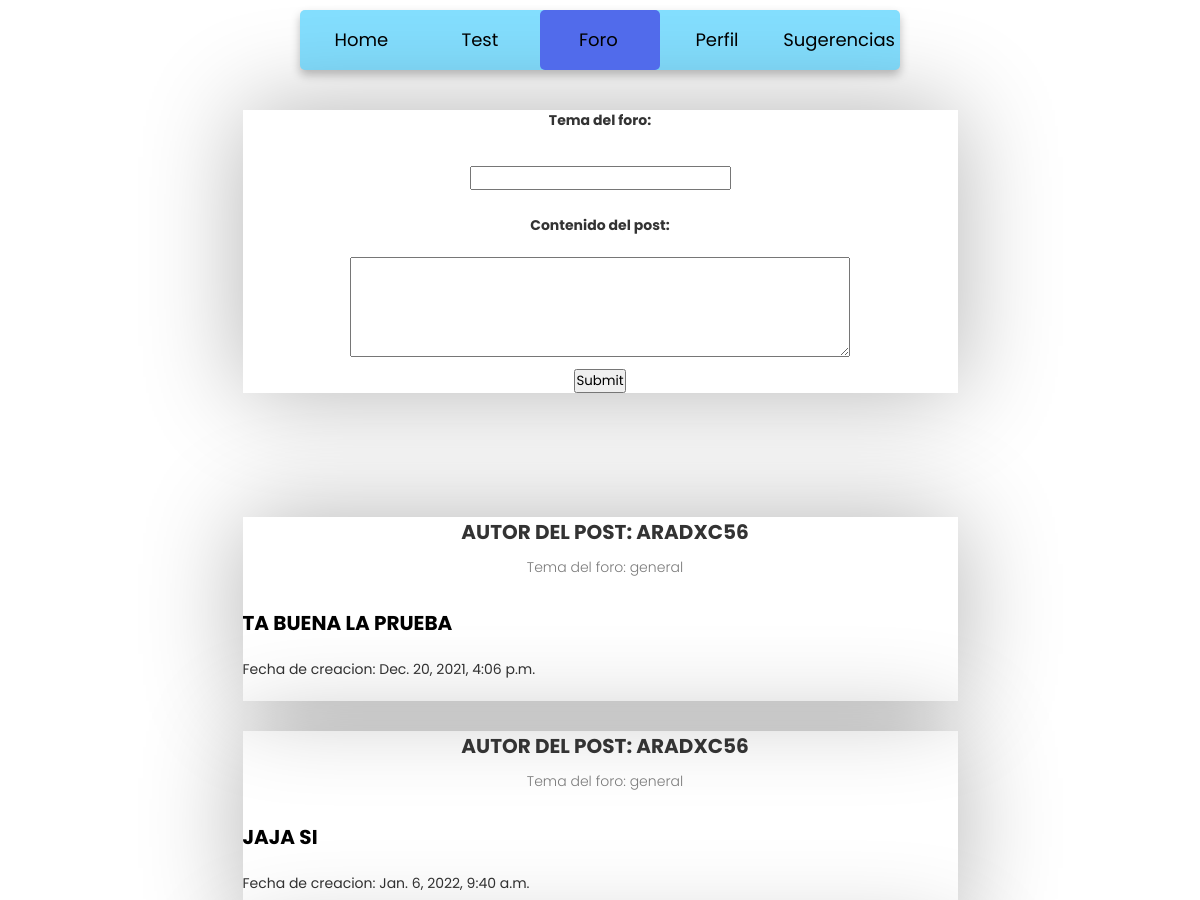
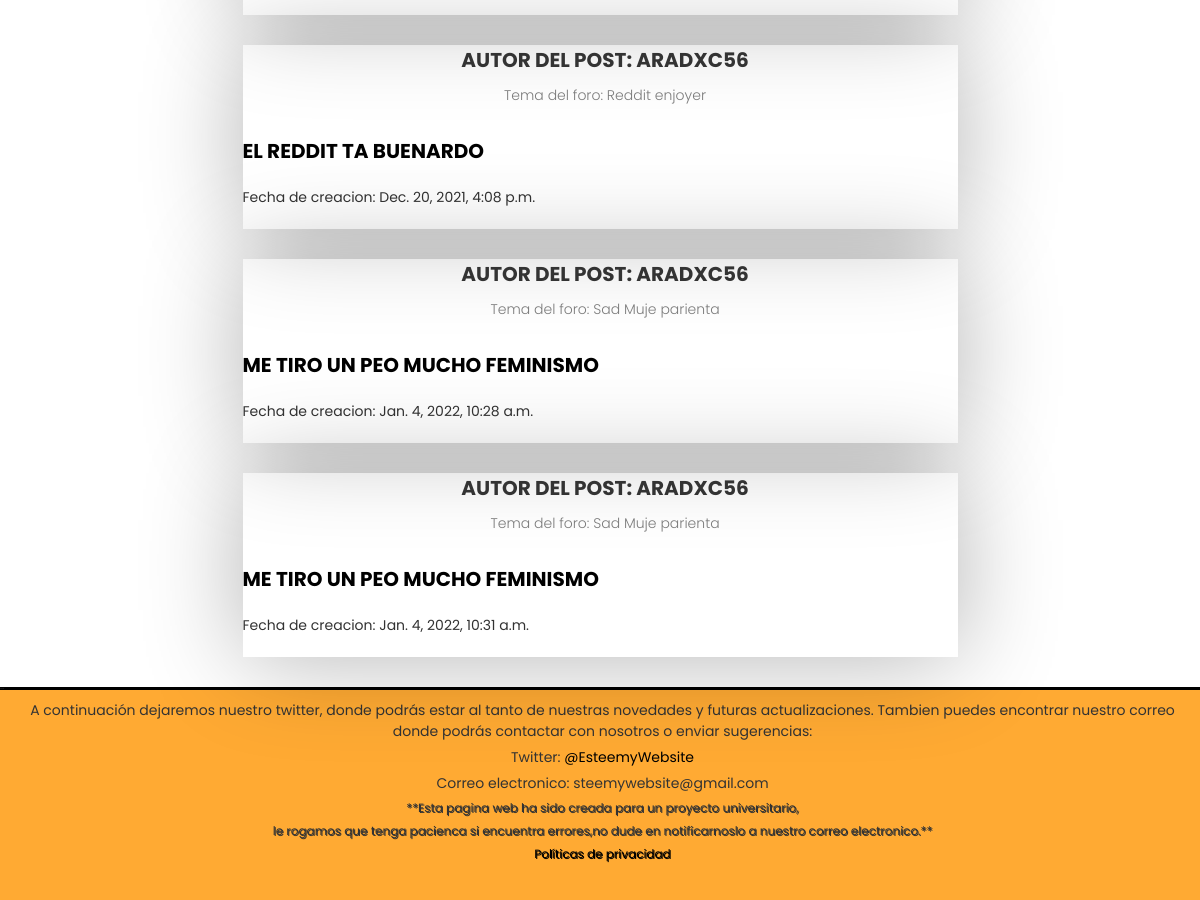
The page /foro/ (signed in) on the database its author committed (2 pictures, top to bottom).
### app/models.py (models this page shows)
class Post(models.Model):
    post_id = models.AutoField(primary_key=True)
    author  = models.ForeignKey(User, on_delete=models.CASCADE)
    content = models.CharField(max_length=1440) #280 * 4 (tamaño Twitter * 5)
    topic = models.CharField(max_length =30, default = 'general' )
    post_date = models.DateTimeField(default=timezone.now)
    def __lt__(self, Post ):#Overload del operador < para hacer el sort mediante list.sort()==> O( n* log n )
        return self.post_date < Post.post_date

### app/views.py (the view)
# urls.py: path('foro/', views.foro),
def foro(request):
    if request.user.is_authenticated:
        if request.method == 'POST':
            input = request.POST #guarda el contenido
            p = Post(author=request.user, content=input['content'], topic=input['topic'])
            p.save()#Se guardan los datos y se redirige al home donde se ven los post
            posts = sorted(Post.objects.all())#Catch de todas las querys de la DB
            topics = []
            for i in posts:
                if i.topic not in topics:
                    topics.append(i.topic)
            final_list = []
            for i in topics:
                for j in sorted(Post.objects.all().filter(topic=i)):
                    final_list.append(j)
            return render(request,'foro.html',{'db':final_list,'tema':topics})#le pasamos la base de datos en el context para que la muestre
        elif request.method == 'GET':
            posts = sorted(Post.objects.all())#Catch de todas las querys de la DB
            topics = []
            for i in posts:
                if i.topic not in topics:
                    topics.append(i.topic)
            final_list = []
            for i in topics:
                for j in sorted(Post.objects.all().filter(topic=i)):
                    final_list.append(j)
            return render(request,'foro.html',{'db':final_list,'tema':topics})
        return render (request, 'foro.html')
    else:
        redirect('http://127.0.0.1:8000/index/')

### app/templates/foro.html (shortened to what this page needs)
<!DOCTYPE html>{%load static%}
<html lang="en" dir="ltr">
  <head>
    <link rel="stylesheet" href="{% static 'style.css' %}">
    <link rel="stylesheet" href="{% static 'profile-card.css' %}">
     </head>
<header>
  <div class="container">
    <nav>
      <div class="slider"></div>
      <label class="home" for="home">
      <a href="http://127.0.0.1:8000/home">
      Home
      </a>
      </label>
      <label class="test" for="test">
      <a href="http://127.0.0.1:8000/poll/">
      Test
      </a>
      </label>
      <label class="foro" for="foro">
      <a href="http://127.0.0.1:8000/foro">
      Foro
      </a>
      </label>
      <label class="perfil" for="perfil">
      <a href="http://127.0.0.1:8000/perfil">
      Perfil
      </a>
      </label>
      <label class="sugerencias" for="sugerencias">
        <a href="http://127.0.0.1:8000/contenido_interes">
      Sugerencias
      </a>
      </label>
    </nav>
  </div>
</header>
<body>
  <center>
  <div class="card" style="height: 50%;">
    <form action="" method="post">{% csrf_token %}
      <h4>Tema del foro: </h4><br>
      <h1>
          <input type = "text" name="topic">
      </h1>
      <br>
      <h4>Contenido del post: </h4><br>
      <h1>
          <textarea type = "text" name="content" style="height: 100px; width: 500px;"></textarea>
      </h1>
    <input type="submit">
    </form>
  </div>
  </center>
  <br><br><br><br>
  {% for i in db %} {% comment "db tiene que pasarse con el context " %}{% endcomment %}
  <div class="card" style="height: 50%;">
    <div class="card-body">
      <h2 class="name">Autor del post: {{ i.author }} </h2>
      <div class="bio">Tema del foro: {{i.topic}}</div>
    </div>
    <br>
       <div class="name" style="size: 50%;"><A>{{i.content}}</A></div>
    <br>
      Fecha de creacion: {{i.post_date}}
    <br><br>
  </div>
  {% endfor %}
  <p class="separador">aaa</p>
  <div class="abajo">
   <p class="texto_abajo" style="text-align: center;"> A continuación dejaremos nuestro twitter, donde podrás estar al tanto de nuestras novedades y futuras actualizaciones. Tambien puedes encontrar nuestro correo donde podrás contactar con nosotros o enviar sugerencias:</p>
   <p class="texto_abajo" style="text-align: center;">Twitter:
     <a href="https://twitter.com/EsteemyWebsite">
      @EsteemyWebsite
       </a> </p>
   <p class="texto_abajo" style="text-align: center;">Correo electronico: steemywebsite@gmail.com</p>
   <p class="letra_pequeña texto_abajo">**Esta pagina web ha sido creada para un proyecto universitario,</p>
   <p class="letra_pequeña texto_abajo">le rogamos que tenga pacienca si encuentra errores,no dude en notificarnoslo a nuestro correo electronico.**</p>
   <p class="letra_pequeña texto_abajo"><a href="http://127.0.0.1:8000/politicas">Políticas de privacidad</a></p>
</div>
</body>
</html>

### static/style.css (style rules this page uses)
* { margin: 0; padding: 0; box-sizing: border-box; font-family: 'Poppins',sans-serif; }
.container { max-width: 700px; }
header { height: 10vh; width: 100%; display: flex; justify-content: center; align-items: center; background-color: #fff; }
body { background-color: #fff; }
nav { width: 600px; height: 60px; border-radius: 5px; display: flex; text-align: center; position: relative; background: #84DFFF; box-shadow: 0 5px 10px rgba(0, 0, 0, 0.25); }
a { color:black; text-decoration: none; }
nav label { width: 100%; height: 100%; line-height: 60px; font-size: 18px; font-weight: 400; border-radius: 5px; margin: 0 5px; color: black; position: relative; z-index: 1; cursor: pointer; transition: all 0.3s ease; }
nav .slider { position: absolute; height: 100%; width: 20%; background: #516BEB; left: 0; top: 0; border-radius: 5px; transition: all 0.4s cubic-bezier(0.68, -0.55, 0.265, 1.55); z-index: 1; }
#home:checked ~ nav label.home, #test:checked ~ nav label.test, #foro:checked ~ nav label.foro, #nosotros:checked ~ nav label.perfil { color: #fff; }
#foro:checked ~ nav .slider { left: 40%; }
.abajo { height: 210px; background-color:#FFAA33 ; padding-top: 10px; padding-left: 5px; padding-right: 5px; }
.letra_pequeña { text-align: center; font-size: 12px; text-shadow: 1px 1px; }
.separador { background-color: black; font-size: 2px; margin-bottom: 0px; }
.texto_abajo { margin-left: 5px; margin-top: 0px; margin-bottom: 5px; }

### static/profile-card.css (style rules this page uses)
body { padding:0; margin:0; font-size:14px; font-family: "Exo 2", sans-serif; color: #333; }
.card { position: relative; width: 715px; height: 450px; margin:30px auto; box-shadow: 0 0 100px rgba(0,0,0, .3); }
.card-body { text-align:center; padding-left: 10px; }
.name { font-size: 20px; font-weight: 700; text-transform: uppercase; margin: 0 auto; }
.bio { font-size: 14px; color: #7B7B7B; font-weight: 300; margin: 10px auto; line-height: 20px; }

### rows shown on the page
Post: author "ARADXC56", topic "general", content "TA BUENA LA PRUEBA", post_date "Dec. 20, 2021, 4:06 p.m."
Post: author "ARADXC56", topic "general", content "JAJA SI", post_date "Jan. 6, 2022, 9:40 a.m."
Post: author "ARADXC56", topic "Reddit enjoyer", content "EL REDDIT TA BUENARDO", post_date "Dec. 20, 2021, 4:08 p.m."
Post: author "ARADXC56", topic "Sad Muje parienta", content "ME TIRO UN PEO MUCHO FEMINISMO", post_date "Jan. 4, 2022, 10:28 a.m."
Post: author "ARADXC56", topic "Sad Muje parienta", content "ME TIRO UN PEO MUCHO FEMINISMO", post_date "Jan. 4, 2022, 10:31 a.m."
